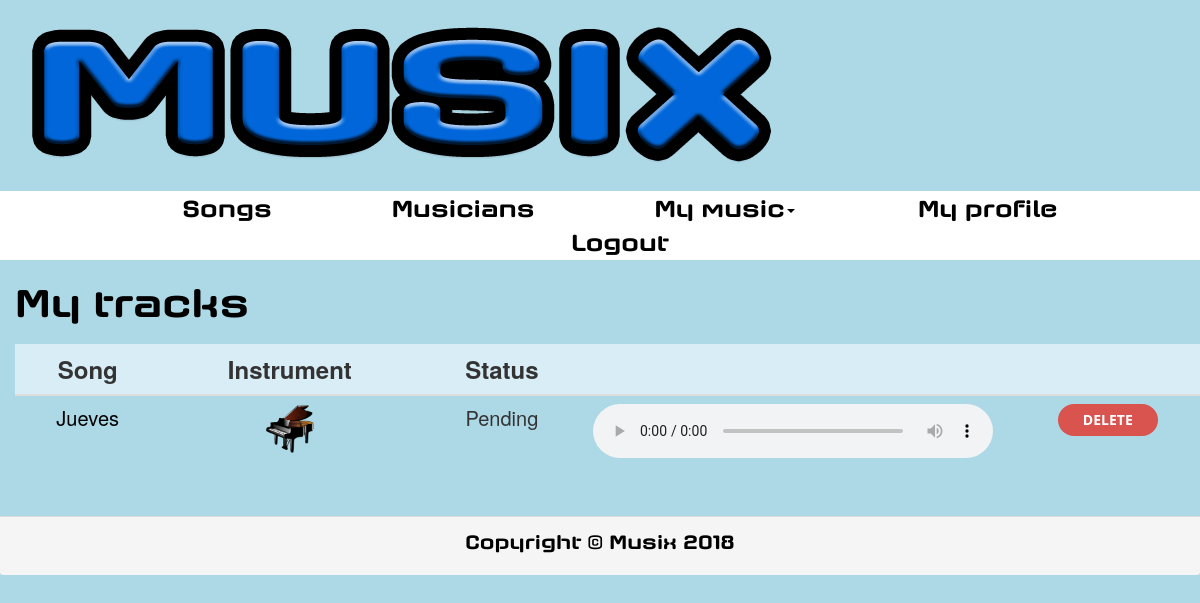
The app's page /myTracks (signed in) with its own data.
### main/models.py (models this page shows, shortened)
class Track(models.Model):
    sound = models.FileField(blank=False, upload_to='tracks', null=False)
    status = models.CharField(blank=False, max_length=20, choices=STATUS)
    instrument = models.ForeignKey(Instrument, on_delete=models.CASCADE,
                                   null=False)
    musician = models.ForeignKey(Musician, on_delete=models.DO_NOTHING,
                                 null=True)
    song = models.ForeignKey(Song, on_delete=models.DO_NOTHING, null=False)

class Song(models.Model):
    name = models.CharField(max_length=20, blank=False)
    author = models.CharField(max_length=30, blank=False)
    tune = models.CharField(max_length=10, blank=False, choices=TUNES)
    accidental = models.CharField(max_length=10, blank=True,
                                  choices=ACCIDENTALS)
    tonality = models.CharField(max_length=10, blank=False, choices=TONALITIES)
    bpm = models.IntegerField(null=False, validators=[MinValueValidator(0),
                                                      MaxValueValidator(500)])
    description = models.TextField(max_length=500, blank=False)
    additionalInstruments = models.BooleanField(null=False)
    score = models.FileField(blank=True, upload_to='scores', null=True)
    finished = models.BooleanField(default=False, null=False)
    finishedSong = models.FileField(blank=True, upload_to='songs', null=True)
    creator = models.ForeignKey(Musician, on_delete=models.DO_NOTHING,
                                null=True)
    requiredInstruments = models.ManyToManyField(Instrument, blank=True)

class Instrument(models.Model):
    name = models.CharField(max_length=100, blank=False)
    image = models.ImageField(blank=False, upload_to='instruments')

### main/views/track.py (the view)
# urls.py: url(r'^myTracks', views.my_tracks, name='myTracks'),
@login_required(login_url='/login.html')
def my_tracks(request):
    try:
        musician = request.user.musician
    except ObjectDoesNotExist:
        raise PermissionDenied
    mytracks = service.my_tracks(musician)
    page_mytracks = request.GET.get("page", 1)
    paginator_mytracks = Paginator(mytracks, 3)
    try:
        p_mytracks = paginator_mytracks.page(page_mytracks)
    except (PageNotAnInteger, EmptyPage):
        p_mytracks = paginator_mytracks.page(1)
    return render(request, 'myTracks.html', {'tracks': p_mytracks})

### main/services/track.py (called while the page is built)
def my_tracks(musician):
    mytracks = Track.objects.filter(musician=musician)
    return mytracks

### templates/myTracks.html (shortened to what this page needs)
{% include 'base.html' %}
{% load static %}
<link type="text/css" rel="stylesheet" href="{% static "css/myTracks.css" %}"/>
<div>
    {% include "header.html" %}
</div>
<div>
    {% include "menu.html" %}
</div>
{% if tracks %}
    <div>
        <h1 id="titleMyTracks">My tracks</h1>
    </div>
    <div id="tableTracksDiv">
        <table class="table table-responsive table-hover" id="tableTracks">
            <thead>
                <tr class="info">
                    <th onclick="sortTable(0, 'tableTracksDiv')">Song</th>
                    <th onclick="sortTable(1, 'tableTracksDiv')">Instrument</th>
                    <th onclick="sortTable(2, 'tableTracksDiv')">Status</th>
                    <th id="thAudio"></th>
                    <th></th>
                </tr>
            </thead>
            <tbody>
                {% for t in tracks %}
                    <tr>
                        <td>
                            <a href="/song/{{ t.song.id }}" id="infoSong">{{ t.song.name }}</a>
                        </td>
                        <td>
                            <img src="{% static "media/" %}{{ t.instrument.image }}"
                                 id="imageInstrument" alt="{{ t.instrument.name }}">
                        </td>
                        <td>
                            {% if t.status == 'P' %}
                                Pending
                            {% elif t.status == 'A' %}
                                Accepted
                            {% elif t.status == 'D' %}
                                Denied
                            {% endif %}
                        </td>
                        <td>
                            <audio src="{% static "media/" %}{{ t.sound }}" controls></audio>
                        </td>
                        {% if t.status != "A" %}
                            <td>
                                <a href="/deleteTrack/{{ t.id }}" role="button" class="btn btn-danger" id="deleteButton"
                                   onclick="return confirm('Are you sure?')">Delete</a>
                            </td>
                        {% endif %}
                    </tr>
                {% endfor %}
            </tbody>
        </table>
    </div>
{% else %}
    <div id="notTracksDiv">
        <h1 id="h1NotTracks">You haven't tracks yet</h1>
        <button class="btn btn-default" onclick="location.href='/songs'" id="buttonViewSongs">View songs</button>
    </div>
{% endif %}
<div>
    {% include "footer.html" %}
</div>

### main/static/css/creative.css (style rules this page uses)
body, html { width: 100%; height: 100%; }
body { font-family: 'Merriweather', 'Helvetica Neue', Arial, sans-serif; }
a { color: #F05F40; -webkit-transition: all 0.2s; -moz-transition: all 0.2s; transition: all 0.2s; }
h1, h2, h3, h4, h5, h6 { font-family: 'Open Sans', 'Helvetica Neue', Arial, sans-serif; }
.btn { font-weight: 700; text-transform: uppercase; border: none; border-radius: 300px; font-family: 'Open Sans', 'Helvetica Neue', Arial, sans-serif; }

### main/static/css/base.css (style rules this page uses)
body { background-color: lightblue; }

### main/static/css/myTracks.css (style rules this page uses)
#titleMyTracks { font-family: "Axaxax Rg"; font-size: 40px; color: black; margin-left: 15px; margin-bottom: 20px; }
#tableTracks { width: 1320px; margin-left: 15px; }
th { font-size: 24px; }
td { font-size: 20px; }
td, th, tr { text-align: center; }
tbody { padding-right: 50%; }
#imageInstrument { width: 50px; height: 50px; }
#infoSong, #deleteButton { width: 100px; color: black; text-decoration: none; }
#infoSong:link, #infoSong:visited { color: black; text-decoration: none; }
#deleteButton:link, #deleteButton:visited { color: white; text-decoration: none; }
#thAudio { width: 400px; }
audio { width: 400px; }

### main/static/css/header.css (style rules this page uses)
a:link, a:visited { color: black; text-decoration: none; }

### main/static/css/menu.css (style rules this page uses)
a:link, a:visited { color: black; text-decoration: none; }
td, th, tr { text-align: center; }

### records on screen
Track: song.name "Jueves", instrument.image (picture), status "Pending"
